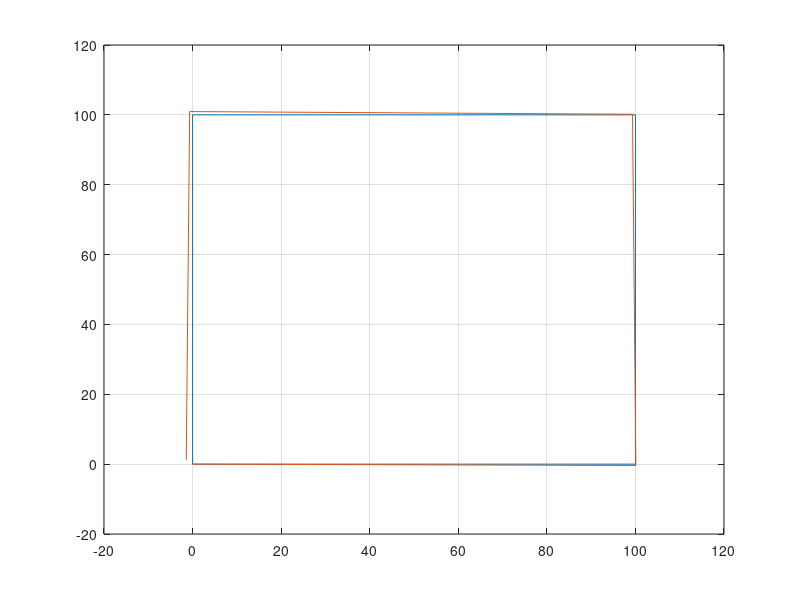

MATLAB code for this plot:
%dziala na losowe konty

D = [1001 903 1001 903 1001 903 1001] %tablica ruchow 1
D1 = [101 90 100 90 100 90 101] %tablica ruchow Prawy 2
D2 = [100 90 102 90 100 90 100] %tablica ruchow Lewy 2
X = [0 0 0 0 0 0 0] % tablica wynikowa1
Y = [0 0 0 0 0 0 0] % tablica wynikowa1
X_wykres_jazdy_wynik = [0 0 0 0 0 0 0] % tablica wynikowa wykresu jazdy2
Y_wykres_jazdy_wynik = [0 0 0 0 0 0 0] % tablica wynikowa wykresu jazdy2
X_wy=[0,0,0,0,0]  %tablica do wykresu1
Y_wy=[0,0,0,0,0] %jedno zero jest wiencej bo strtujemy od 01
X_wy_wykresu_jazdy=[0,0,0,0,0]  %tablica do wykresu jazdy2
Y_wy_wykresu_jazdy=[0,0,0,0,0] %jedno zero jest wiencej bo strtujemy od 02
i=2; % to potrzebne do tablicy wykresu1
Fi  = 360; % kont poczonktkowy1
Fi2 = 360; % kont poczontkowy realny2
fi_1 = 0; %zmienna do sprawdzenia konta2
tiki_konta = 0; %2
kont_przesuniencia = 0; %2
r=0;%2
r_robota=0;%2
a=0;%2
b=0;%2
X_poprzednie = 0; %1
Y_poprzednie = 0; %1
X_poprzednie2 = 0; %2
Y_poprzednie2 = 0; %2
tablica_a = [0 0 0 0 0 0 0];
tablica_rb = [0 0 0 0 0 0 0];
f1= [0 0 0 0 0 0 0]
f2= [0 0 0 0 0 0 0]
f3= [0 0 0 0 0 0 0]
f4= [0 0 0 0 0 0 0]
f5= [0 0 0 0 0 0 0]
f6= [0 0 0 0 0 0 0]
f7= [0 0 0 0 0 0 0]
f8= [0 0 0 0 0 0 0]
f9= [0 0 0 0 0 0 0]
f10= [0 0 0 0 0 0 0]
f11= [0 0 0 0 0 0 0]
f12= [0 0 0 0 0 0 0]
f13= [0 0 0 0 0 0 0]
f14= [0 0 0 0 0 0 0]
f15= [0 0 0 0 0 0 0]
f16= [0 0 0 0 0 0 0]
f17= [0 0 0 0 0 0 0]
f18= [0 0 0 0 0 0 0]
f19= [0 0 0 0 0 0 0]
f20= [0 0 0 0 0 0 0]
for c=1:length(D) %1
    tiki = (floor(D(c)/10)); %1
    tmp = D(c)-(tiki*10); % obliczenie ruchu %1 
    
    %sprawdzenie konta2
    if(Fi2>360) %2
        while(Fi2>360)%2
            fi_1 = Fi2-360;%2
            Fi2=fi_1;%2
        end%2
    end%2
    if(Fi2==360)
       Fi2=0; 
    end
    
    tiki_konta = D1(c)-D2(c); %2
    f1(c)=Y_poprzednie2;
    if(tmp == 1) %1
           %jazda do przodu ++1
           
           X(c)=X_poprzednie +tiki*cos((Fi*pi)/180);%1
           Y(c)=Y_poprzednie +tiki*sin((Fi*pi)/180);%1
           X_poprzednie = X(c);%1
           Y_poprzednie = Y(c);%1
           if(tiki_konta == 0)%2
           X_wykres_jazdy_wynik(c) = X_poprzednie2+tiki*cos((Fi2*pi)/180);%2
           Y_wykres_jazdy_wynik(c) =Y_poprzednie2 +tiki*sin((Fi2*pi)/180);%2
           X_poprzednie2 = X_wykres_jazdy_wynik(c); %2
           Y_poprzednie2 = Y_wykres_jazdy_wynik(c); %2
           end%2
            
            if(tiki_konta<0)
                 kont_przesuniencia = tiki_konta*0.44;%2
                r=((tiki*360)/(2*pi*kont_przesuniencia));%2
                r_robota= r+13.021461;%2
    
                 a= sin((kont_przesuniencia*pi)/180)*r_robota;%2
                    b= cos((kont_przesuniencia*pi)/180)*r_robota;%2
                
                if(Fi2==0|Fi2==360)
                    X_wykres_jazdy_wynik(c) = X_poprzednie2 +a;%2
                    Y_wykres_jazdy_wynik(c) =Y_poprzednie2 +(r_robota-b);%2
                    X_poprzednie2 = X_wykres_jazdy_wynik(c); %2
                    Y_poprzednie2 = Y_wykres_jazdy_wynik(c); %2
                    Fi2=Fi2+kont_przesuniencia;%2
                end
                if(Fi2>0&Fi2<90)
                    X_wykres_jazdy_wynik(c) = X_poprzednie2 -cos((Fi2*pi)/180)*(r_robota-b)+cos((Fi2*pi)/180)*a;%2
                    Y_wykres_jazdy_wynik(c) =Y_poprzednie2 +sin((Fi2*pi)/180)*(r_robota-b)+sin((Fi2*pi)/180)*a;%2
                    X_poprzednie2 = X_wykres_jazdy_wynik(c); %2
                    Y_poprzednie2 = Y_wykres_jazdy_wynik(c); %2
                    Fi2=Fi2+kont_przesuniencia;%2
                end
                if(Fi2==90)
                    X_wykres_jazdy_wynik(c) = X_poprzednie2 -(r_robota-b);%2
                    Y_wykres_jazdy_wynik(c) =Y_poprzednie2  +a;%2
                    X_poprzednie2 = X_wykres_jazdy_wynik(c); %2
                    Y_poprzednie2 = Y_wykres_jazdy_wynik(c); %2
                    Fi2=Fi2+kont_przesuniencia;%2
                end
                if(Fi2>90&Fi2<180)
                    X_wykres_jazdy_wynik(c) = X_poprzednie2-sin(((Fi2-90)*pi)/180)*(r_robota-b)-sin(((Fi2-90)*pi)/180)*a;%2
                    Y_wykres_jazdy_wynik(c) =Y_poprzednie2-cos(((Fi2-90)*pi)/180)*(r_robota-b)+cos(((Fi2-90)*pi)/180)*a;%2
                    X_poprzednie2 = X_wykres_jazdy_wynik(c); %2
                    Y_poprzednie2 = Y_wykres_jazdy_wynik(c); %2
                    Fi2=Fi2+kont_przesuniencia;%2
                end
                if(Fi2==180)
                    X_wykres_jazdy_wynik(c) = X_poprzednie2 -a;%2
                    Y_wykres_jazdy_wynik(c) =Y_poprzednie2 -(r_robota-b);%2
                    X_poprzednie2 = X_wykres_jazdy_wynik(c); %2
                    Y_poprzednie2 = Y_wykres_jazdy_wynik(c); %2
                    Fi2=Fi2+kont_przesuniencia;%2
                end
                if(Fi2>180&Fi2<270)
                    X_wykres_jazdy_wynik(c) = X_poprzednie2+cos(((Fi2-180)*pi)/180)*(r_robota-b)-cos(((Fi2-180)*pi)/180)*a;%2
                    Y_wykres_jazdy_wynik(c) =Y_poprzednie2-sin(((Fi2-180)*pi)/180)*(r_robota-b)-sin(((Fi2-180)*pi)/180)*a;%2
                    X_poprzednie2 = X_wykres_jazdy_wynik(c); %2
                    Y_poprzednie2 = Y_wykres_jazdy_wynik(c); %2
                    Fi2=Fi2+kont_przesuniencia;%2
                end
                if(Fi2==270)
                    X_wykres_jazdy_wynik(c) = X_poprzednie2 + (r_robota-b);%2
                    Y_wykres_jazdy_wynik(c) =Y_poprzednie2 - a;%2
                    X_poprzednie2 = X_wykres_jazdy_wynik(c); %2
                    Y_poprzednie2 = Y_wykres_jazdy_wynik(c); %2
                    Fi2=Fi2+kont_przesuniencia;%2
                end
                if(Fi2>270&Fi2<360)
                    X_wykres_jazdy_wynik(c) = X_poprzednie2+sin(((Fi2-270)*pi)/180)*(r_robota-b)+sin(((Fi2-270)*pi)/180)*a;%2
                    Y_wykres_jazdy_wynik(c) =Y_poprzednie2+cos(((Fi2-270)*pi)/180)*(r_robota-b)-cos(((Fi2-270)*pi)/180)*a;%2
                    X_poprzednie2 = X_wykres_jazdy_wynik(c); %2
                    Y_poprzednie2 = Y_wykres_jazdy_wynik(c); %2
                    Fi2=Fi2+kont_przesuniencia;%2
                end
        
        
        
        
            end
            if(tiki_konta>0)
                 kont_przesuniencia = tiki_konta*0.44;%2
                r=((tiki*360)/(2*pi*kont_przesuniencia));%2
                r_robota= r+13.021461;%2
    
                 a= sin((kont_przesuniencia*pi)/180)*r_robota;%2
                    b= cos((kont_przesuniencia*pi)/180)*r_robota;%2
                switch Fi2
                    case 0
        X_wykres_jazdy_wynik(c) = X_poprzednie2 +a;%2
                    Y_wykres_jazdy_wynik(c) =Y_poprzednie2 -(r_robota-b);%2
                    X_poprzednie2 = X_wykres_jazdy_wynik(c); %2
                    Y_poprzednie2 = Y_wykres_jazdy_wynik(c); %2
                    Fi2=Fi2+kont_przesuniencia;%2
    case 90
         X_wykres_jazdy_wynik(c) = X_poprzednie2 +(r_robota-b);%2
                    Y_wykres_jazdy_wynik(c) =Y_poprzednie2  +a;%2
                  X_poprzednie2 = X_wykres_jazdy_wynik(c); %2
                   Y_poprzednie2 = Y_wykres_jazdy_wynik(c); %2
                   Fi2=Fi2+kont_przesuniencia;%2
    case 180
        X_wykres_jazdy_wynik(c) = X_poprzednie2 -a;%2
                    Y_wykres_jazdy_wynik(c) =Y_poprzednie2 +(r_robota-b);%2
                    X_poprzednie2 = X_wykres_jazdy_wynik(c); %2
                    Y_poprzednie2 = Y_wykres_jazdy_wynik(c); %2
                    Fi2=Fi2+kont_przesuniencia;%2
        case 270
         X_wykres_jazdy_wynik(c) = X_poprzednie2 - (r_robota-b);%2
                   Y_wykres_jazdy_wynik(c) =Y_poprzednie2 - a;%2
                    X_poprzednie2 = X_wykres_jazdy_wynik(c); %2
                    Y_poprzednie2 = Y_wykres_jazdy_wynik(c); %2
                    Fi2=Fi2+kont_przesuniencia;%2
    otherwise
        if(Fi2>0&&Fi2<90)
                    X_wykres_jazdy_wynik(c) = X_poprzednie2 +cos((Fi2*pi)/180)*(r_robota-b)+cos((Fi2*pi)/180)*a;%2
                    Y_wykres_jazdy_wynik(c) =Y_poprzednie2 -sin((Fi2*pi)/180)*(r_robota-b)+sin((Fi2*pi)/180)*a;%2
                    X_poprzednie2 = X_wykres_jazdy_wynik(c); %2
                    Y_poprzednie2 = Y_wykres_jazdy_wynik(c); %2
                    Fi2=Fi2+kont_przesuniencia;%2
               end
             
                if(Fi2>90&&Fi2<180)
                    X_wykres_jazdy_wynik(c) = X_poprzednie2+sin(((Fi2-90)*pi)/180)*(r_robota-b)-sin(((Fi2-90)*pi)/180)*a;%2
                    Y_wykres_jazdy_wynik(c) =Y_poprzednie2+cos(((Fi2-90)*pi)/180)*(r_robota-b)+cos(((Fi2-90)*pi)/180)*a;%2
                    X_poprzednie2 = X_wykres_jazdy_wynik(c); %2
                    Y_poprzednie2 = Y_wykres_jazdy_wynik(c); %2
                    Fi2=Fi2+kont_przesuniencia;%2
               end
                
              
                if(Fi2>180&&Fi2<270)
                    X_wykres_jazdy_wynik(c) = X_poprzednie2-cos(((Fi2-180)*pi)/180)*(r_robota-b)-cos(((Fi2-180)*pi)/180)*a;%2
                    Y_wykres_jazdy_wynik(c) =Y_poprzednie2+sin(((Fi2-180)*pi)/180)*(r_robota-b)-sin(((Fi2-180)*pi)/180)*a;%2
                    X_poprzednie2 = X_wykres_jazdy_wynik(c); %2
                    Y_poprzednie2 = Y_wykres_jazdy_wynik(c); %2
                    Fi2=Fi2+kont_przesuniencia;%2
                end
           
                
                if(Fi2>270&&Fi2<360)
                    X_wykres_jazdy_wynik(c) = X_poprzednie2-sin(((Fi2-270)*pi)/180)*(r_robota-b)+sin(((Fi2-270)*pi)/180)*a;%2
                    Y_wykres_jazdy_wynik(c) =Y_poprzednie2-cos(((Fi2-270)*pi)/180)*(r_robota-b)-cos(((Fi2-270)*pi)/180)*a;%2
                    X_poprzednie2 = X_wykres_jazdy_wynik(c); %2
                    Y_poprzednie2 = Y_wykres_jazdy_wynik(c); %2
                    Fi2=Fi2+kont_przesuniencia;%2
                end
end
                
               
        
        
        
        
            end
    
           
    end%1
    
    if(tmp ==2)%1
        %jazda do tylu%1
        
           X(c)=X_poprzednie -tiki*cos((Fi*pi)/180);%1
           Y(c)=Y_poprzednie -tiki*sin((Fi*pi)/180);%1
           X_poprzednie = X(c);%1
           Y_poprzednie = Y(c);%1
           if(tiki_konta == 0)%2
           X_wykres_jazdy_wynik = X_poprzednie2-tiki*cos((Fi*pi)/180);%2
           Y_wykres_jazdy_wynik = Y_poprzednie2-tiki*sin((Fi*pi)/180);%2
           X_poprzednie2 = X_wykres_jazdy_wynik(c); %2
           Y_poprzednie2 = Y_wykres_jazdy_wynik(c); %2
        end%2
         if(tiki_konta>0)
        
        
        
        
        
    
    end
    if(tiki_konta<0)
        
        
        
        
        
    end
    
    end%1
    
    if(tmp ==3) %1
        %kont++%1
       Fi=Fi+tiki;%1
       Fi2=Fi2+tiki;%2
       
    end%1
    if(tmp == 4)%1
       %kont--%1
       Fi=Fi-tiki;%1
       Fi2=Fi2-tiki;%2
        
    end%1
    
    if(X(c)~=0|Y(c)~=0)%1
        %tu przygotowanie wykresu wynikowego tu robie tak by w wynikowej%1
        %tablicy obcioc konty%1
       X_wy(i)=X(c);%1
       Y_wy(i)=Y(c);%1
       X_wy_wykresu_jazdy(i)=X_wykres_jazdy_wynik(c);%2
       Y_wy_wykresu_jazdy(i)=Y_wykres_jazdy_wynik(c);%2
       
       i=i+1;%1
        
    end%1
    

tablica_a(c) = a;
tablica_rb(c) =(r_robota-b);
end%1
plot(X_wy,Y_wy)%1
hold on%2
plot(X_wy_wykresu_jazdy,Y_wy_wykresu_jazdy)%2
grid;%1
